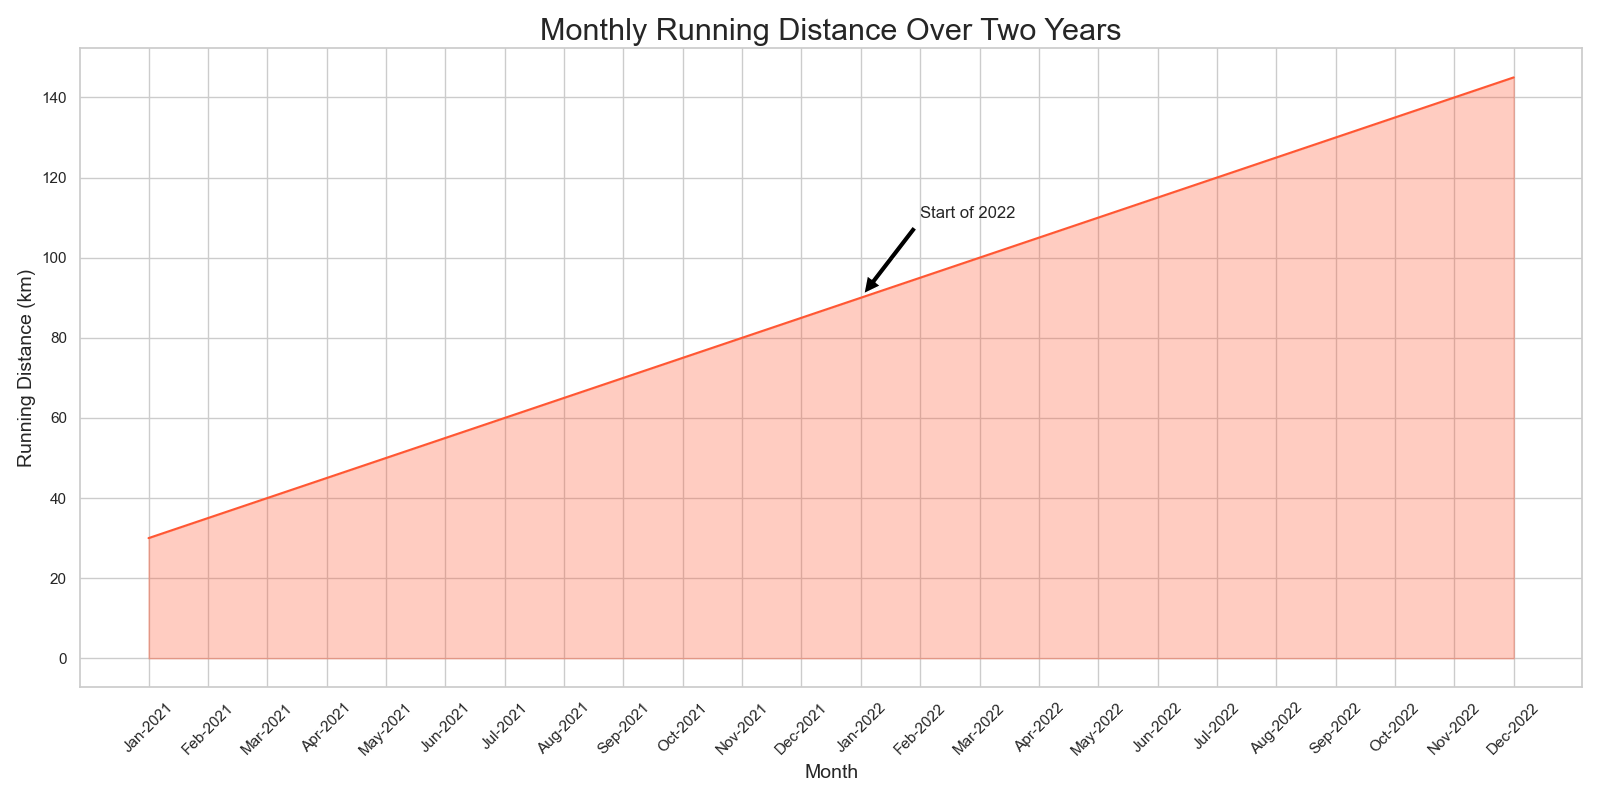

The Python source for this figure:

import seaborn as sns
import pandas as pd
import matplotlib.pyplot as plt

# Data
data = {
    'Month': ['Jan-2021', 'Feb-2021', 'Mar-2021', 'Apr-2021', 'May-2021', 
              'Jun-2021', 'Jul-2021', 'Aug-2021', 'Sep-2021', 'Oct-2021',
              'Nov-2021', 'Dec-2021', 'Jan-2022', 'Feb-2022', 'Mar-2022',
              'Apr-2022', 'May-2022', 'Jun-2022', 'Jul-2022', 'Aug-2022',
              'Sep-2022', 'Oct-2022', 'Nov-2022', 'Dec-2022'],
    'Running_Distance': [30, 35, 40, 45, 50, 55, 60, 65, 70, 75,
                         80, 85, 90, 95, 100, 105, 110, 115, 120, 125, 
                         130, 135, 140, 145]
}

df = pd.DataFrame(data)

# Set the aesthetic style of the plots
sns.set_theme(style="whitegrid")

# Define the area chart
plt.figure(figsize=(16, 8))  # Change width and height
ax = sns.lineplot(data=df, x='Month', y='Running_Distance', color="#FF5733")  # Specific color code
ax.fill_between(df['Month'], df['Running_Distance'], color="#FF5733", alpha=0.3)

# Rotate x-axis labels for better readability
for item in ax.get_xticklabels():
    item.set_rotation(45)

# Add a title and labels
ax.set_title('Monthly Running Distance Over Two Years', fontsize=22)
ax.set_xlabel('Month', fontsize=14)
ax.set_ylabel('Running Distance (km)', fontsize=14)

# Annotate the chart with a sample text label
ax.annotate('Start of 2022', xy=('Jan-2022', 90), xytext=('Feb-2022', 110), fontsize=12,
            arrowprops=dict(facecolor='black', shrink=0.05),
            )

# Show the plot
plt.tight_layout()
plt.show()
